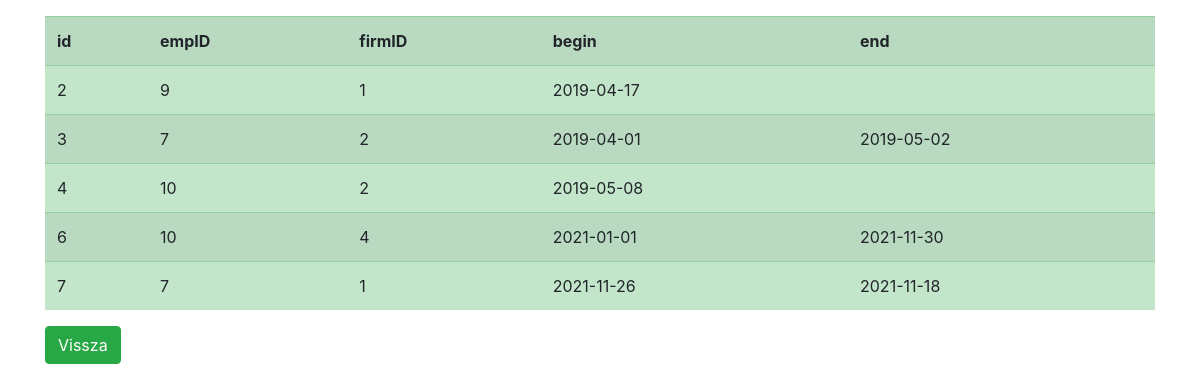
Page /dbphp1/workers/index.php on the committed database.
### tables this page shows
CREATE TABLE IF NOT EXISTS workers (
  id INT(11) NOT NULL AUTO_INCREMENT,
  empID INT(11) NOT NULL,
  firmID INT(11) DEFAULT NULL,
  begin DATE DEFAULT NULL,
  end DATE DEFAULT NULL,
  PRIMARY KEY (id)
);

### dbphp1/kozos/kapcsolat.php (called while the page is built, shortened)
<?php
function readAll($dbc, $table) {
    $sql = "SELECT * FROM $table;";
    $utasitas = $dbc->prepare($sql);
    $utasitas->execute();
    return $utasitas->fetchAll(PDO::FETCH_ASSOC);
}

### dbphp1/workers/index.php (the view, shortened to what this page needs)
<!DOCTYPE html>
<?php
include "kozos/kapcsolat.php";
$adatok = readAll($dbc, 'workers');
?>
<html>
    <head>
        <link href="kozos/bootstrap.min.css" rel="stylesheet" type="text/css"/>
    </head>
    <body>
        <div class="container">
            <table class="table table-success table-striped my-3" >
                <tr>
                    <?php foreach ($adatok[0] as $key => $value) : ?>
                        <th><?= $key; ?></th>
                    <?php endforeach; ?>
                </tr>
                <?php foreach ($adatok as $sor) : ?>
                    <tr>
                        <?php foreach ($sor as $value) : ?>
                            <td><?= $value; ?></td>
                        <?php endforeach; ?>
                    </tr>
                <?php endforeach; ?>
            </table>
            <a class="btn btn-success" href="index.php">Vissza</a>
        </div>
    </body>
</html>

### rows in the picture
workers: id "2", empID "9", firmID "1", begin "2019-04-17"
workers: id "3", empID "7", firmID "2", begin "2019-04-01", end "2019-05-02"
workers: id "4", empID "10", firmID "2", begin "2019-05-08"
workers: id "6", empID "10", firmID "4", begin "2021-01-01", end "2021-11-30"
workers: value "7", firmID "1", begin "2021-11-26", end "2021-11-18"

### other values in the picture
$key "id"
$key "empID"
$key "firmID"
$key "begin"
$key "end"
